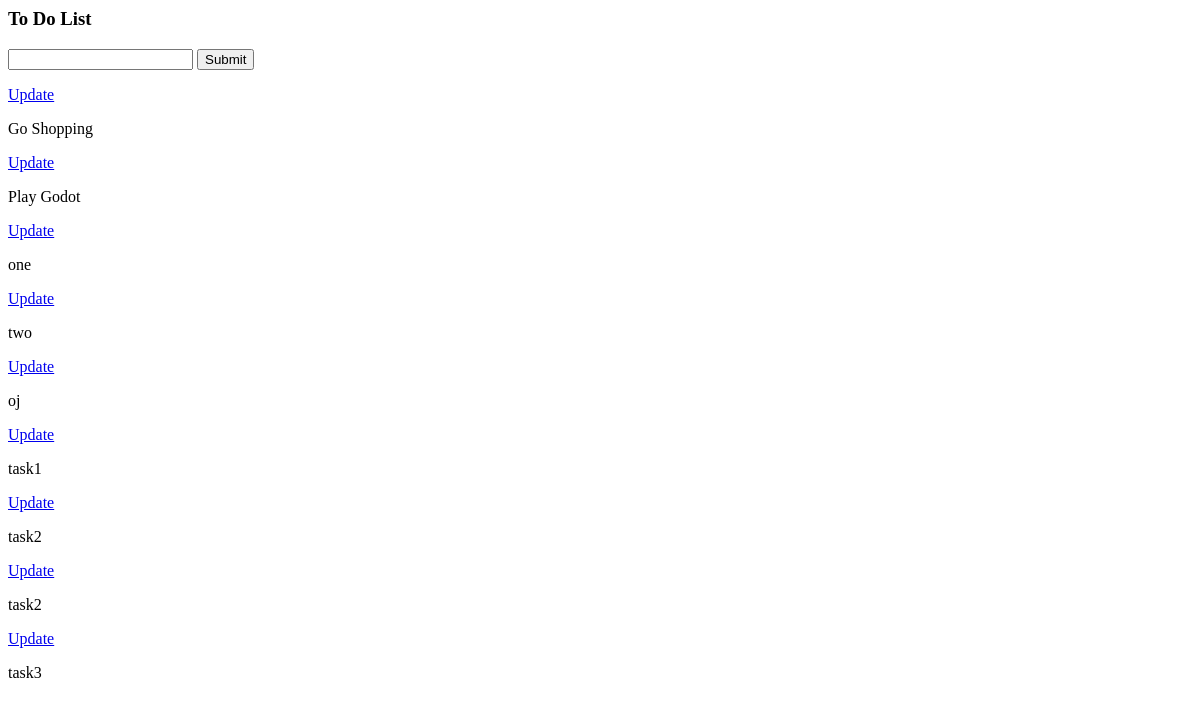
Before: / with the older database file.
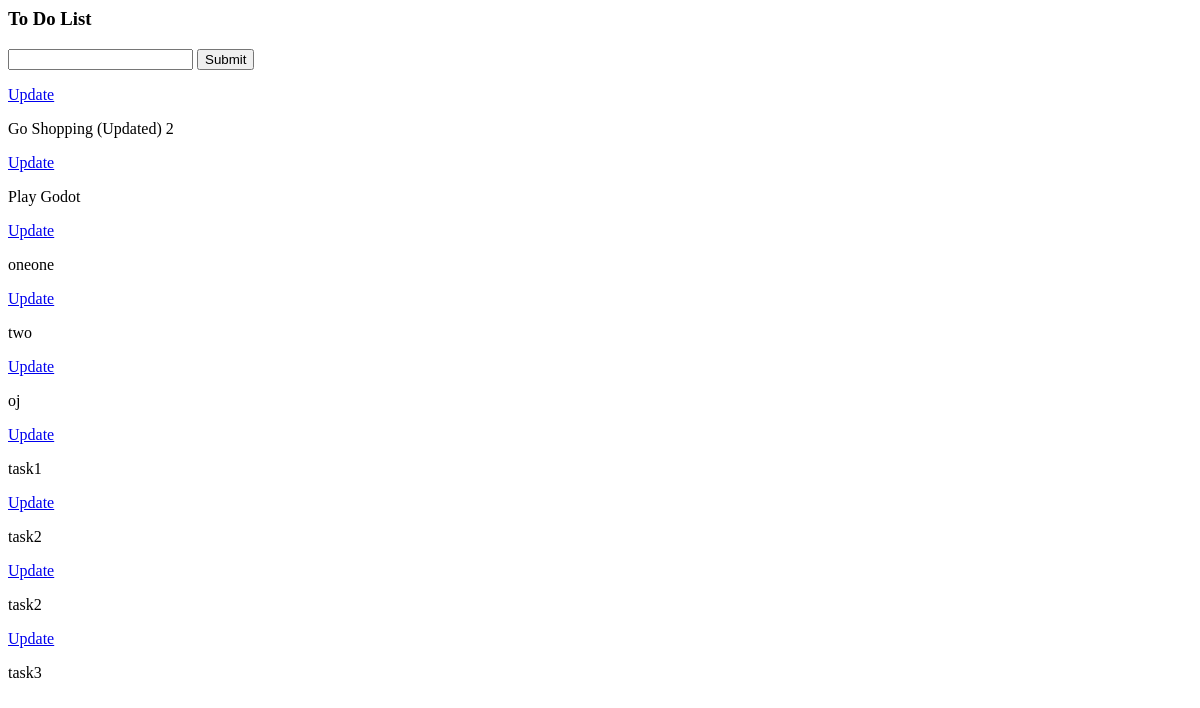
After: the same page with the newer database file.
### tasksapp/models.py (models this page shows)
class task(models.Model):
    title = models.CharField(max_length=200)
    complete = models.BooleanField(default=False)
    created = models.DateTimeField(auto_now_add=True)
    def  __str__(self):
        return self.title

### tasksapp/views.py (the view)
# urls.py: path('', views.index, name="list"),
def index(request):
    tasks = task.objects.all()
    form = TaskForm()
    if request.method == "POST":
        form = TaskForm(request.POST)
        if form.is_valid():
            form.save()
        return redirect('/')
    context = {'tasks': tasks, 'forms': form}
    return render(request, 'tasksapp/list.html', context)

### tasksapp/forms.py
class TaskForm(forms.ModelForm):
    class Meta:
        model = task # what model are we trying to create the form
        fields = '__all__'

### tasksapp/templates/tasksapp/list.html (shortened to what this page needs)
<h3>
    To Do List
</h3>
<form method="POST", action="/">
    {{forms.title}}
    <input type='submit' name='create task'>
</form>
{% for task in tasks%}
    <a href="{% url 'update_task' task.id %}">Update</a>
    <p>{{task}}</p>
{% endfor %}

Changed rows visible on the page:
changed task: title "Go Shopping" → "Go Shopping (Updated) 2"
changed task: title "one" → "oneone"
